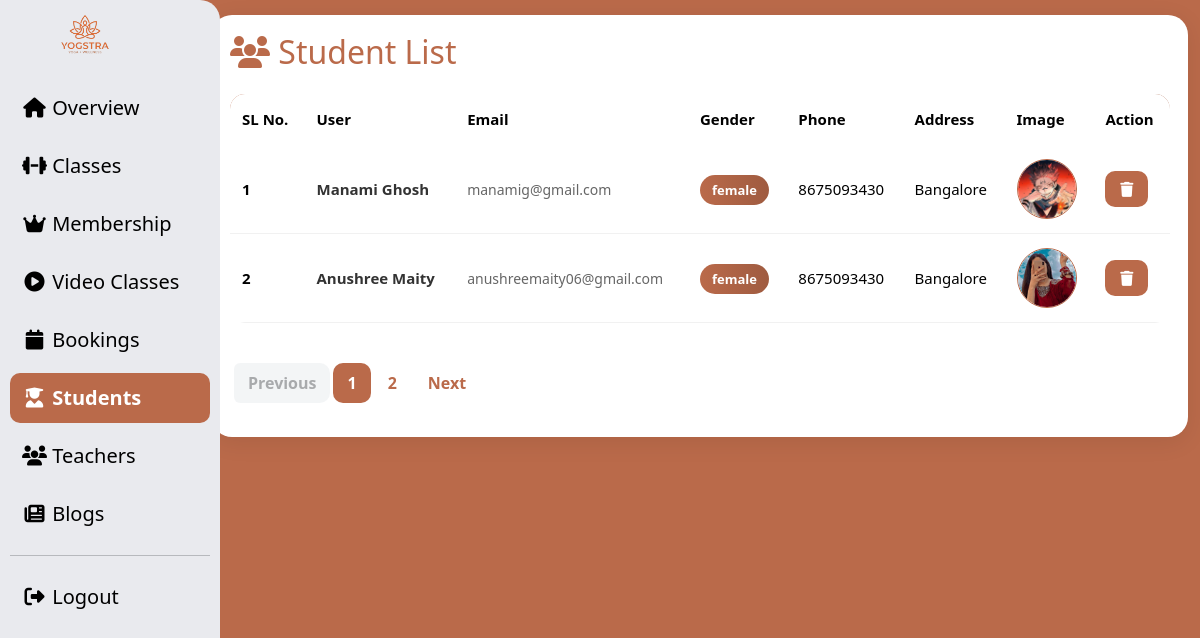
Screenshot of /admin/user_list.php with the database file from the repository.
### tables this page shows
CREATE TABLE `users` (
  `id` int(30) NOT NULL,
  `name` varchar(255) NOT NULL,
  `email` varchar(255) NOT NULL,
  `password` varchar(255) NOT NULL,
  `gender` varchar(255) NOT NULL,
  `role` varchar(20) NOT NULL,
  `qualification` varchar(255) NOT NULL,
  `ph_no` varchar(15) NOT NULL,
  `address` varchar(255) NOT NULL,
  `image` varchar(255) NOT NULL,
  `otp` int(11) DEFAULT NULL,
  `is_verified` tinyint(1) DEFAULT 0
);

### admin/user_list.php (the view, shortened to what this page needs)
<?php
include('../db_connect.php');
$limit = 5;
$page = isset($_GET['page']) ? $_GET['page'] : 1;
$start = ($page - 1) * $limit;
$total_query = mysqli_query($conn, "SELECT COUNT(*) as total FROM users");
$total_row = mysqli_fetch_assoc($total_query);
$total_records = $total_row['total'];
$total_pages = ceil($total_records / $limit);
$query = mysqli_query($conn, "SELECT * FROM users WHERE role='student' LIMIT $start, $limit");
?>
<!DOCTYPE html>
<html lang="en">
<head>
<link rel="stylesheet" href="../assets/bootstrap/css/bootstrap.min.css">
<link rel="stylesheet" href="https://cdnjs.cloudflare.com/ajax/libs/font-awesome/7.0.1/css/all.min.css"/>
</head>
<body style="background-color:#ba6a4a;">
<div class="container-fluid">
<div class="row">
    <div class="col-md-2 " >
        <?php include('sidebar.php'); ?>
    </div>
    <div class="col-md-10">
        <div class="main-box">
            <div class="d-flex justify-content-between align-items-center flex-wrap">
                <h2 class="page-title" style="color:#ba6a4a;">
                    <i class="fa fa-users"></i> Student List
                </h2>
            </div>
            <div class="table-responsive">
                <table class="table align-middle table-hover">
                    <thead>
                        <tr>
                            <th>SL No.</th>
                            <th>User</th>
                            <th>Email</th>
                            <th>Gender</th>
                            <th>Phone</th>
                            <th>Address</th>
                            <th>Image</th>
                            <th>Action</th>
                        </tr>
                    </thead>
                    <tbody>
                    <?php if(mysqli_num_rows($query) > 0){
                        $sl = $start + 1;
                        while($row = mysqli_fetch_assoc($query)){
                    ?>
                        <tr>
                            <td><strong><?php echo $sl++; ?></strong></td>
                            <td>
                                <span class="name-text"><?php echo $row['name']; ?></span>
                            </td>
                            <td>
                                <span class="email-text"><?php echo $row['email']; ?></span>
                            </td>
                            <td>
                                <span class="gender-badge">
                                    <?php echo $row['gender'] ?? 'NA'; ?>
                                </span>
                            </td>
                            <td><?php echo $row['ph_no']; ?></td>
                            <td><?php echo $row['address']; ?></td>
                            <td>
                                <img class="user-img"
                                     src="<?php echo !empty($row['image']) ? '../images/'.$row['image'] : '../assets/image/istockphoto-1495088043-612x612.jpg'; ?>">
                            </td>
                            <td>
                                <div class="action-box">
                                    <a href="student_delete_action.php?id=<?php echo $row['id']; ?>&delete_btn=user"
                                       class="delete-btn"
                                       onclick="return confirm('Are you sure?');">
                                        <i class="fa fa-trash"></i>
                                    </a>
                                </div>
                            </td>
                        </tr>
                    <?php } } ?>
                    </tbody>
                </table>
            </div>
            <div class="d-flex justify-content-start mt-4">
                <ul class="pagination">
                    <li class="page-item <?= ($page <= 1) ? 'disabled' : ''; ?>">
                        <a class="page-link" href="?page=<?= $page - 1; ?>">Previous</a>
                    </li>
                    <?php for($i = 1; $i <= $total_pages; $i++) { ?>
                        <li class="page-item <?= ($page == $i) ? 'active' : ''; ?>">
                            <a class="page-link" href="?page=<?= $i; ?>"><?= $i; ?></a>
                        </li>
                    <?php } ?>
                    <li class="page-item <?= ($page >= $total_pages) ? 'disabled' : ''; ?>">
                        <a class="page-link" href="?page=<?= $page + 1; ?>">Next</a>
                    </li>
                </ul>
            </div>
        </div>
    </div>
</div>
</div>
</body>
</html>

### admin/user_list.php (style rules this page uses)
.main-box { background:#fff; border-radius:20px; padding:18px; box-shadow:0 5px 25px rgba(0,0,0,0.08); margin-top:15px; overflow:hidden; }
.table { margin-top:15px; border-radius:15px; overflow:hidden; background:#fff; }
.table thead { background:linear-gradient(90deg,#ba6a4a,#9f5b40); color:#fff; }
.table thead th { padding:14px 12px; border:none; font-size:15px; white-space:nowrap; font-weight:600; }
.table tbody td { padding:14px 12px; vertical-align:middle; border-bottom:1px solid #f1f1f1; font-size:15px; }
.table tbody tr { transition:0.3s; }
.user-img { width:60px; height:60px; border-radius:50%; object-fit:cover; border:1px solid #ba6a4a; }
.name-text { font-weight:700; color:#333; font-size:15px; }
.email-text { color:#666; font-size:14px; }
.gender-badge { background:linear-gradient(90deg,#ba6a4a,#9f5b40); color:#fff; padding:6px 12px; border-radius:30px; font-size:13px; font-weight:600; }
.delete-btn { background:#ba6a4a; color:#fff; border:none; border-radius:10px; padding:7px 12px; text-decoration:none; transition:0.3s; font-weight:600; }
.action-box { display:flex; gap:8px; }
.pagination .page-link { border:none; margin:0 4px; border-radius:10px; color:#ba6a4a; font-weight:600; padding:8px 14px; }
.pagination .active .page-link { background:#ba6a4a; color:#fff; }
.pagination .disabled .page-link { opacity:0.5; }

### rows the page displays
users: name "Manami Ghosh", email "manamig@gmail.com", gender "female", ph_no "8675093430", address "Bangalore", image (picture)
users: name "Anushree Maity", email "anushreemaity06@gmail.com", gender "female", ph_no "8675093430", address "Bangalore", image (picture)
